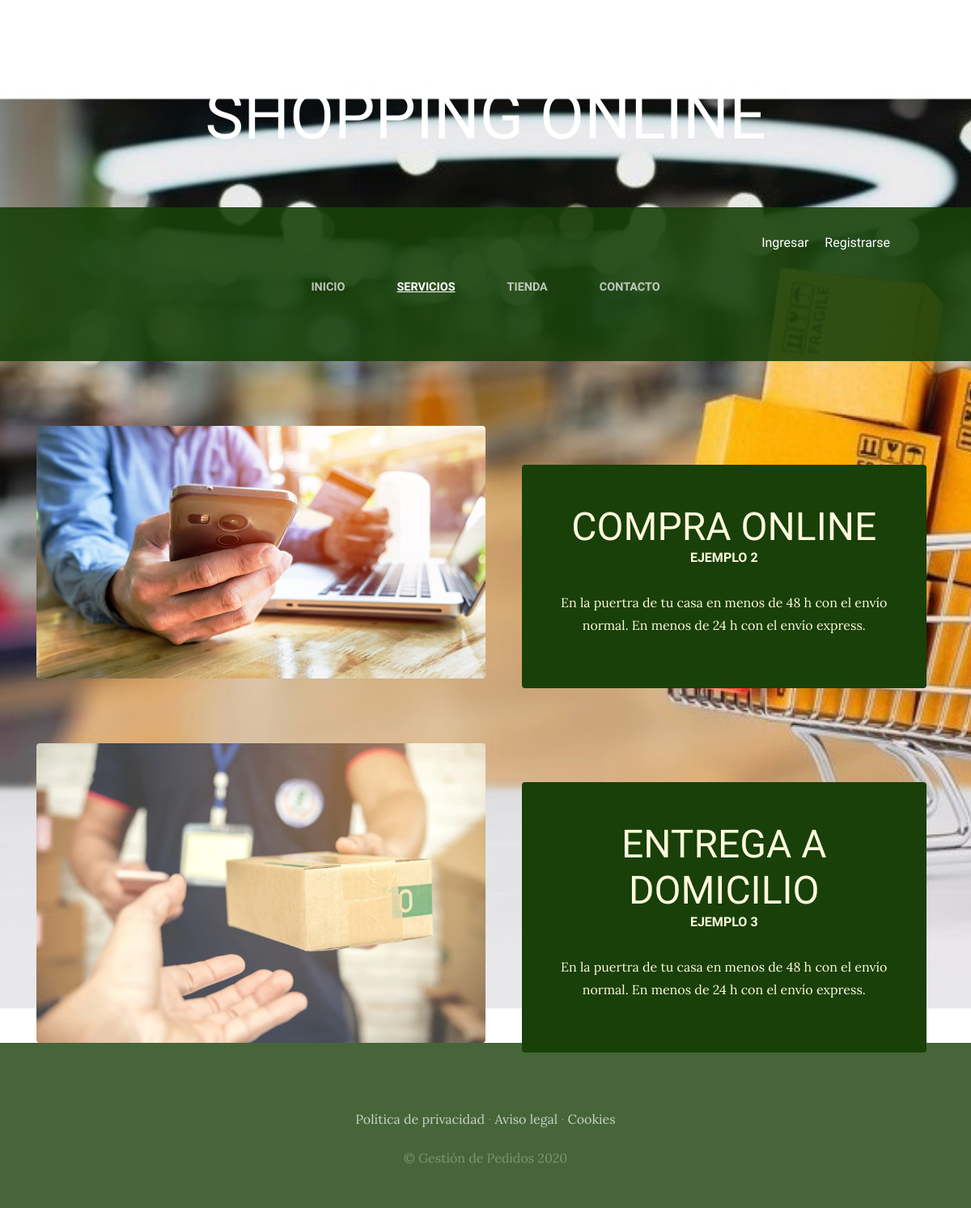
The app's page /servicios/ with its own data.
### servicios/models.py (models this page shows, shortened)
class Servicio(models.Model):
    titulo=models.CharField(max_length=50)
    contenido=models.CharField(max_length=50)
    imagen=models.ImageField(upload_to='servicios')
    created=models.DateTimeField(auto_now_add=True)
    updated=models.DateTimeField(auto_now_add=True)
    class Meta:
        verbose_name='servicio'
        verbose_name_plural='servicios'

### servicios/views.py (the view)
# urls.py: path('servicios/', include('servicios.urls')),
def servicios(request):
    servicios=Servicio.objects.all()
    return render(request, 'servicios/Servicios.html', {"servicios": servicios})

### carro/context_processor.py (called while the page is built)
def importe_total_carro(request):
    total=0
    if not request.session.get('carro'):
        request.session['carro']={}
    if request.user.is_authenticated:
        for key, value in request.session["carro"].items():
            total=total+(float(value["precio"])*value["cantidad"])
    return {"importe_total_carro":total}

### servicios/templates/servicios/Servicios.html
{% extends "ProyectoWebApp/Base.html" %}
{% load static %}
{% block content %}
    {% for servis in servicios %}
    <section class="page-section clearfix">
        <div class="container">
          <div class="intro">
            <img class="intro-img img-fluid mb-3 mb-lg-0 rounded" src="{{servis.imagen.url}}" alt="foto" style="width: 50%;" >
            <div class="intro-text left-0 text-center bg-faded p-5 rounded">
              <h2 class="section-heading mb-4" >
                <span class="section-heading-lower">{{servis.titulo}}</span>
                <span class="section-heading-upper">{{servis.contenido}}</span>
              </h2>
              <p class="mb-3">En la puertra de tu casa en menos de 48 h con el envío normal. En menos de 24 h con el envío express.
              </p>
            </div>
          </div>
        </div>
      </section>
    {% endfor %}
{% endblock %}

### ProyectoWebJecApp/static/ProyectoWebApp/css/gestion.css (style rules this page uses)
body { font-family: 'Lora'; background: url("../img/main-2.jpg"); background-attachment: fixed; background-position: center; background-size: cover; }
h1, h2, h3, h4, h5, h6 { font-family: 'Raleway'; }
p { line-height: 1.75; }
.page-section { margin-top: 5rem; margin-bottom: 0rem; }
.section-heading { text-transform: uppercase; }
.section-heading .section-heading-upper { display: block; font-size: 1rem; font-weight: 800; padding-bottom:.5rem; }
.section-heading .section-heading-lower { display: block; font-size: 3rem; font-weight: 100; }
.bg-faded { background-color: rgba(255, 255, 255, 0.85); }
.intro { position: relative; }
@media (min-width: 992px) { .intro .intro-img { width: 5%; float: left; } }
@media (min-width: 992px) { .intro .intro-text { left: 600; width: 60%; margin-top: 3rem; background-color: rgba(24, 64, 8); color: cornsilk; position: absolute; } }
@media (min-width: 1200px) { .intro .intro-text { width: 45%; } }

### records on screen
Servicio: imagen (picture), titulo "COMPRA ONLINE", contenido "EJEMPLO 2"
Servicio: imagen (picture), titulo "ENTREGA A DOMICILIO", contenido "EJEMPLO 3"
